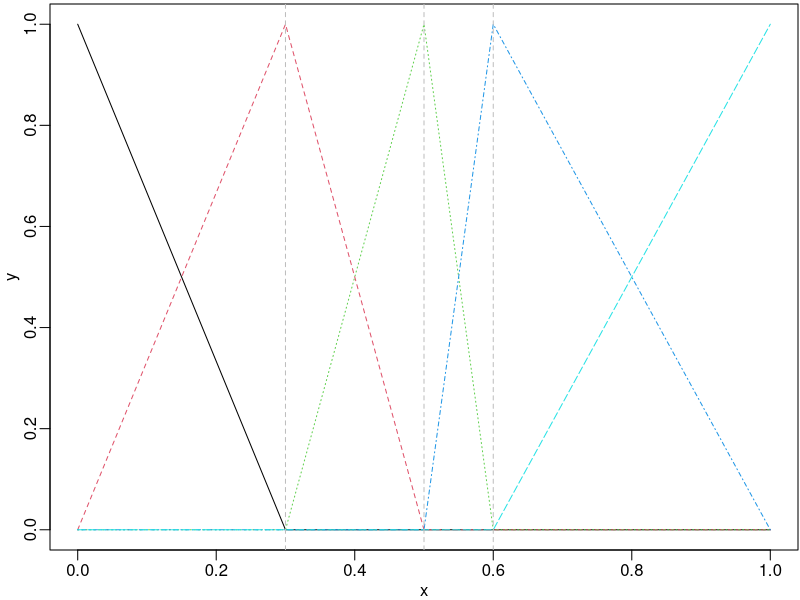
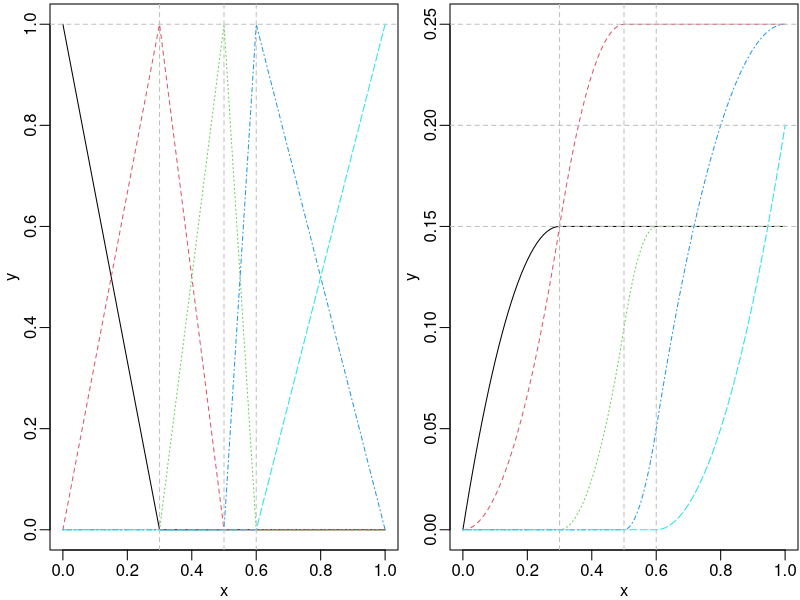
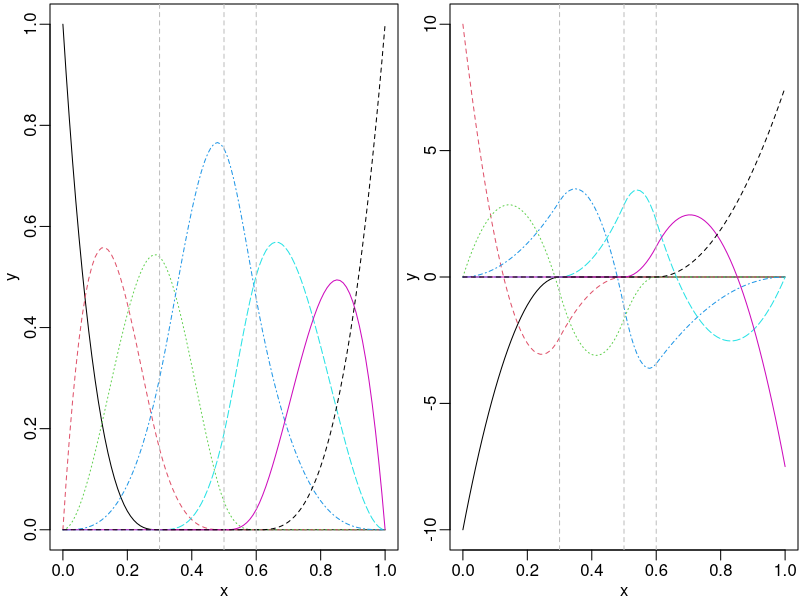
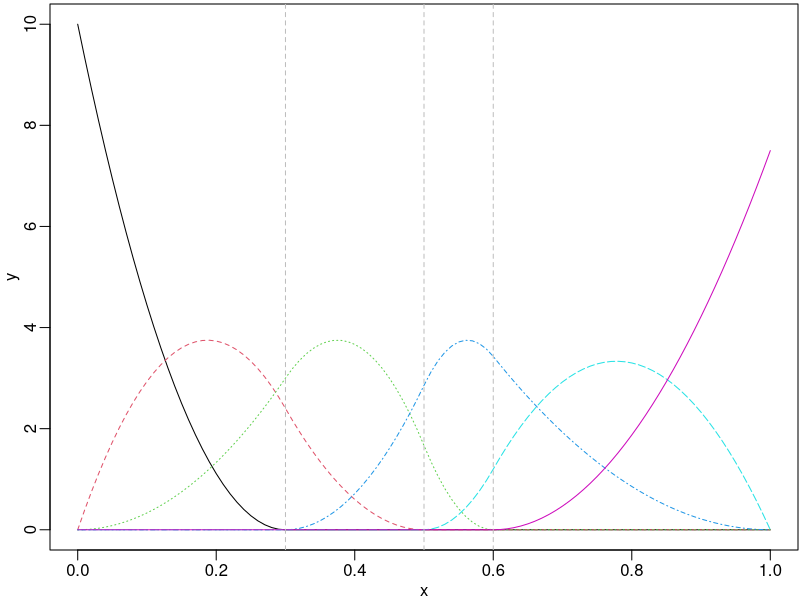
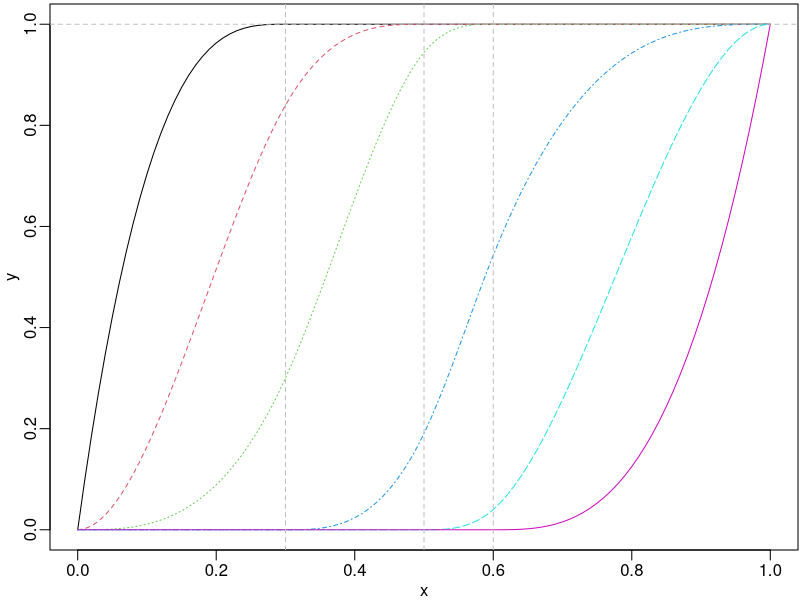
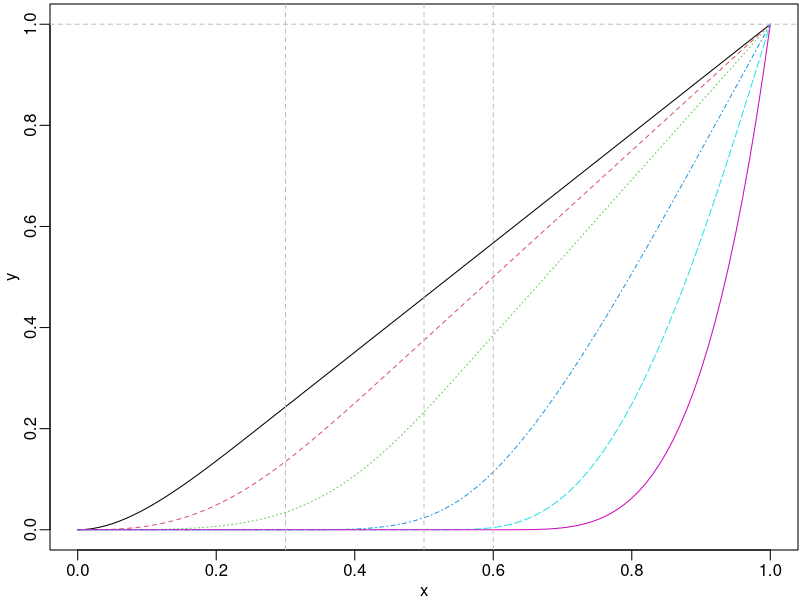
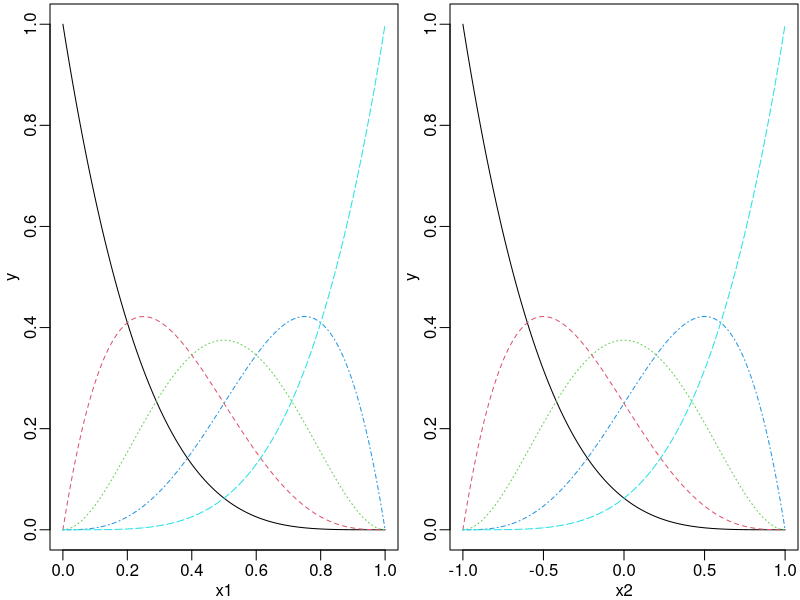
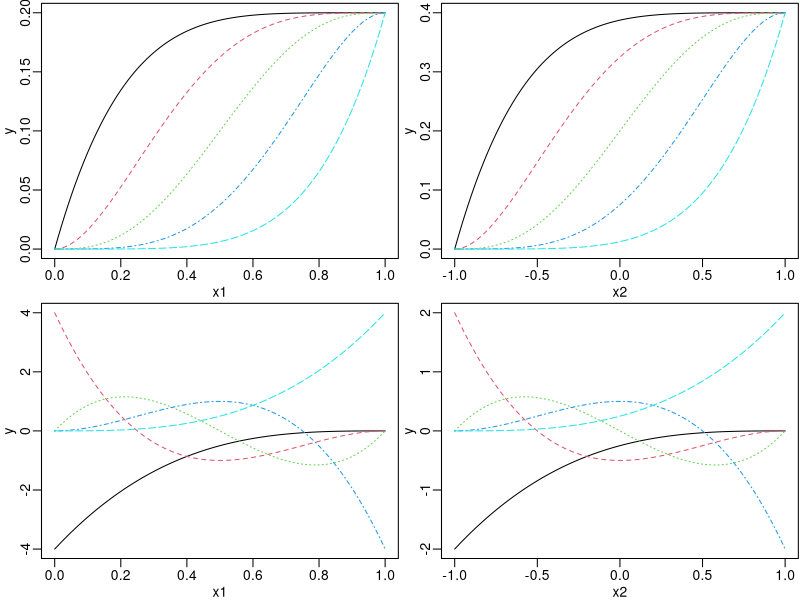

Generate these figures, in order, with R:
## ---- chunk 1
knitr::opts_knit$set(global.par = TRUE)
knitr::opts_chunk$set(fig.width = 7, fig.height = 4)
## ---- chunk 2
library(graphics)
par(mar = c(2.5, 2.5, 0.2, 0.1), mgp = c(1.5, 0.5, 0))
## ---- chunk 3
library(splines2)
knots <- c(0.3, 0.5, 0.6)
x <- seq(0, 1, 0.01)
bsMat <- bSpline(x, knots = knots, degree = 1, intercept = TRUE)
matplot(x, bsMat, type = "l", ylab = "y")
abline(v = knots, lty = 2, col = "gray")
## ---- chunk 4
ibsMat <- ibs(x, knots = knots, degree = 1, intercept = TRUE)
par(mfrow = c(1, 2))
matplot(x, bsMat, type = "l", ylab = "y")
abline(v = knots, h = 1, lty = 2, col = "gray")
matplot(x, ibsMat, type = "l", ylab = "y")
abline(v = knots, h = c(0.15, 0.2, 0.25), lty = 2, col = "gray")
## ---- chunk 5
bsMat <- bSpline(x, knots = knots, intercept = TRUE)
dbsMat <- dbs(x, knots = knots, intercept = TRUE)
par(mfrow = c(1, 2))
matplot(x, bsMat, type = "l", ylab = "y")
abline(v = knots, lty = 2, col = "gray")
matplot(x, dbsMat, type = "l", ylab = "y")
abline(v = knots, lty = 2, col = "gray")
## ---- chunk 6
is_equivalent <- function(a, b) {
    all.equal(a, b, check.attributes = FALSE)
}
stopifnot(is_equivalent(dbsMat, deriv(bsMat)))
## ---- chunk 7
par(mfrow = c(1, 1))
## ---- chunk 8
msMat <- mSpline(x, knots = knots, degree = 2, intercept = TRUE)
matplot(x, msMat, type = "l", ylab = "y")
abline(v = knots, lty = 2, col = "gray")
## ---- chunk 9
dmsMat1 <- mSpline(x, knots = knots, degree = 2, intercept = TRUE, derivs = 1)
dmsMat2 <- deriv(msMat)
stopifnot(is_equivalent(dmsMat1, dmsMat2))
## ---- chunk 10
isMat <- iSpline(x, knots = knots, degree = 2, intercept = TRUE)
matplot(x, isMat, type = "l", ylab = "y")
abline(h = 1, v = knots, lty = 2, col = "gray")
## ---- chunk 11
stopifnot(is_equivalent(msMat, deriv(isMat)))
## ---- chunk 12
dmsMat3 <- deriv(isMat, 2)
stopifnot(is_equivalent(dmsMat1, dmsMat3))
## ---- chunk 13
csMat1 <- cSpline(x, knots = knots, degree = 2, intercept = TRUE)
matplot(x, csMat1, type = "l", ylab = "y")
abline(h = 1, v = knots, lty = 2, col = "gray")
## ---- chunk 14
csMat2 <- cSpline(x, knots = knots, degree = 2, intercept = TRUE, scale = FALSE)
stopifnot(is_equivalent(isMat, deriv(csMat2)))
stopifnot(is_equivalent(msMat, deriv(csMat2, 2)))
stopifnot(is_equivalent(msMat, deriv(deriv(csMat2))))
## ---- chunk 15
x1 <- seq.int(0, 1, 0.01)
x2 <- seq.int(- 1, 1, 0.01)
bpMat1 <- bernsteinPoly(x1, degree = 4, intercept = TRUE,
                        Boundary.knots = c(0, 1))
bpMat2 <- bernsteinPoly(x2, degree = 4, intercept = TRUE,
                        Boundary.knots = c(- 1, 1))
par(mfrow = c(1, 2))
matplot(x1, bpMat1, type = "l", ylab = "y")
matplot(x2, bpMat2, type = "l", ylab = "y")
## ---- chunk 16
ibpMat1 <- bernsteinPoly(x1, degree = 4, intercept = TRUE, integral = TRUE)
ibpMat2 <- bernsteinPoly(x2, degree = 4, intercept = TRUE, integral = TRUE,
                         Boundary.knots = c(- 1, 1))
dbpMat1 <- bernsteinPoly(x1, degree = 4, intercept = TRUE, derivs = 1)
dbpMat2 <- bernsteinPoly(x2, degree = 4, intercept = TRUE, derivs = 1,
                         Boundary.knots = c(- 1, 1))
par(mfrow = c(2, 2))
matplot(x1, ibpMat1, type = "l", ylab = "y")
matplot(x2, ibpMat2, type = "l", ylab = "y")
matplot(x1, dbpMat1, type = "l", ylab = "y")
matplot(x2, dbpMat2, type = "l", ylab = "y")
## ---- chunk 17
stopifnot(is_equivalent(dbpMat1, deriv(bpMat1)))
stopifnot(is_equivalent(dbpMat2, deriv(bpMat2)))
stopifnot(is_equivalent(dbpMat1, deriv(ibpMat1, 2)))
stopifnot(is_equivalent(dbpMat2, deriv(ibpMat2, 2)))
## ---- chunk 18
new_x <- c(0.275, 0.525, 0.8)
names(new_x) <- paste0("x=", new_x)
predict(isMat, new_x)
